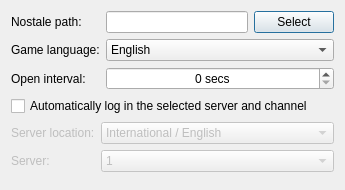
<?xml version="1.0" encoding="UTF-8"?>
<ui version="4.0">
 <class>SettingsDialog</class>
 <widget class="QDialog" name="SettingsDialog">
  <property name="geometry">
   <rect>
    <x>0</x>
    <y>0</y>
    <width>345</width>
    <height>190</height>
   </rect>
  </property>
  <property name="windowTitle">
   <string>Settings</string>
  </property>
  <layout class="QVBoxLayout" name="verticalLayout">
   <item>
    <layout class="QFormLayout" name="formLayout">
     <item row="0" column="0">
      <widget class="QLabel" name="label_2">
       <property name="text">
        <string>Nostale path:</string>
       </property>
      </widget>
     </item>
     <item row="0" column="1">
      <layout class="QHBoxLayout" name="horizontalLayout_2" stretch="1,0">
       <item>
        <widget class="QLineEdit" name="gameClientPathLineEdit">
         <property name="readOnly">
          <bool>true</bool>
         </property>
        </widget>
       </item>
       <item>
        <widget class="QPushButton" name="selectGamePathButton">
         <property name="text">
          <string>Select</string>
         </property>
        </widget>
       </item>
      </layout>
     </item>
     <item row="1" column="0">
      <widget class="QLabel" name="label_4">
       <property name="text">
        <string>Game language:</string>
       </property>
      </widget>
     </item>
     <item row="1" column="1">
      <widget class="QComboBox" name="gameLanguageComboBox">
       <property name="minimumSize">
        <size>
         <width>80</width>
         <height>0</height>
        </size>
       </property>
       <property name="currentText">
        <string>English</string>
       </property>
       <item>
        <property name="text">
         <string>English</string>
        </property>
       </item>
       <item>
        <property name="text">
         <string>Deutsch</string>
        </property>
       </item>
       <item>
        <property name="text">
         <string>Français</string>
        </property>
       </item>
       <item>
        <property name="text">
         <string>Italiano</string>
        </property>
       </item>
       <item>
        <property name="text">
         <string>Polski</string>
        </property>
       </item>
       <item>
        <property name="text">
         <string>Español</string>
        </property>
       </item>
       <item>
        <property name="text">
         <string>Türkçe</string>
        </property>
       </item>
       <item>
        <property name="text">
         <string>Čeština</string>
        </property>
       </item>
      </widget>
     </item>
     <item row="2" column="0">
      <widget class="QLabel" name="label">
       <property name="text">
        <string>Open interval:</string>
       </property>
      </widget>
     </item>
     <item row="2" column="1">
      <widget class="QSpinBox" name="openIntervalSpinBox">
       <property name="minimumSize">
        <size>
         <width>80</width>
         <height>0</height>
        </size>
       </property>
       <property name="alignment">
        <set>Qt::AlignCenter</set>
       </property>
       <property name="suffix">
        <string> secs</string>
       </property>
       <property name="value">
        <number>0</number>
       </property>
      </widget>
     </item>
    </layout>
   </item>
   <item>
    <widget class="QCheckBox" name="autoLogInCheckBox">
     <property name="enabled">
      <bool>true</bool>
     </property>
     <property name="text">
      <string>Automatically log in the selected server and channel</string>
     </property>
    </widget>
   </item>
   <item>
    <layout class="QFormLayout" name="formLayout_2">
     <item row="0" column="0">
      <widget class="QLabel" name="serverLocationLabel">
       <property name="enabled">
        <bool>false</bool>
       </property>
       <property name="text">
        <string>Server location:</string>
       </property>
      </widget>
     </item>
     <item row="0" column="1">
      <widget class="QComboBox" name="serverLanguageComboBox">
       <property name="enabled">
        <bool>false</bool>
       </property>
       <item>
        <property name="text">
         <string>International / English</string>
        </property>
       </item>
       <item>
        <property name="text">
         <string>German</string>
        </property>
       </item>
       <item>
        <property name="text">
         <string>French</string>
        </property>
       </item>
       <item>
        <property name="text">
         <string>Italian</string>
        </property>
       </item>
       <item>
        <property name="text">
         <string>Polish</string>
        </property>
       </item>
       <item>
        <property name="text">
         <string>Spanish</string>
        </property>
       </item>
      </widget>
     </item>
     <item row="1" column="0">
      <widget class="QLabel" name="serverLabel">
       <property name="enabled">
        <bool>false</bool>
       </property>
       <property name="text">
        <string>Server:</string>
       </property>
      </widget>
     </item>
     <item row="1" column="1">
      <widget class="QComboBox" name="serverComboBox">
       <property name="enabled">
        <bool>false</bool>
       </property>
       <item>
        <property name="text">
         <string>1</string>
        </property>
       </item>
       <item>
        <property name="text">
         <string>2</string>
        </property>
       </item>
       <item>
        <property name="text">
         <string>3</string>
        </property>
       </item>
       <item>
        <property name="text">
         <string>4</string>
        </property>
       </item>
      </widget>
     </item>
    </layout>
   </item>
   <item>
    <spacer name="verticalSpacer">
     <property name="orientation">
      <enum>Qt::Vertical</enum>
     </property>
     <property name="sizeHint" stdset="0">
      <size>
       <width>20</width>
       <height>40</height>
      </size>
     </property>
    </spacer>
   </item>
  </layout>
 </widget>
 <resources/>
 <connections/>
</ui>
